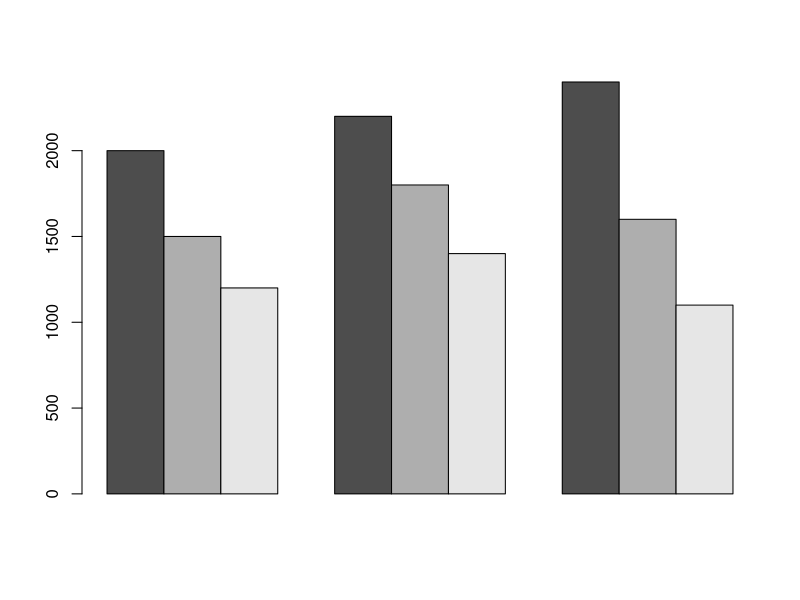
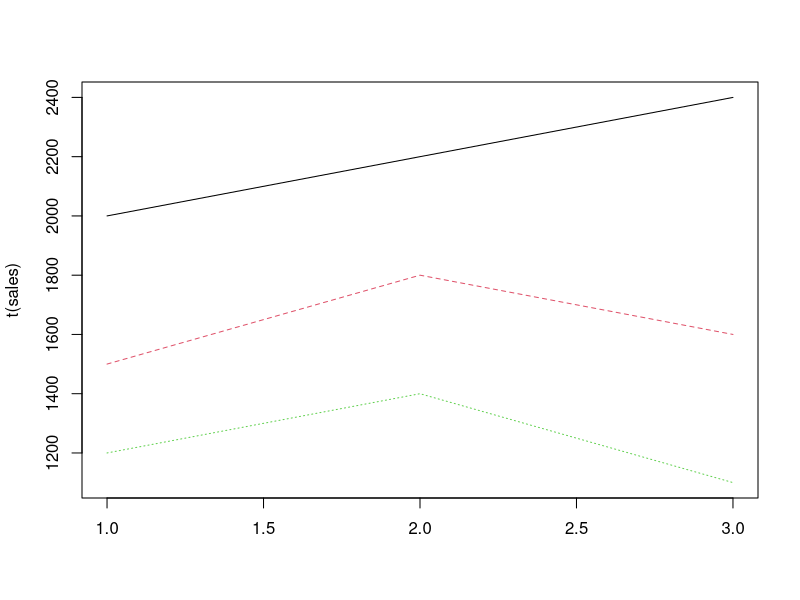
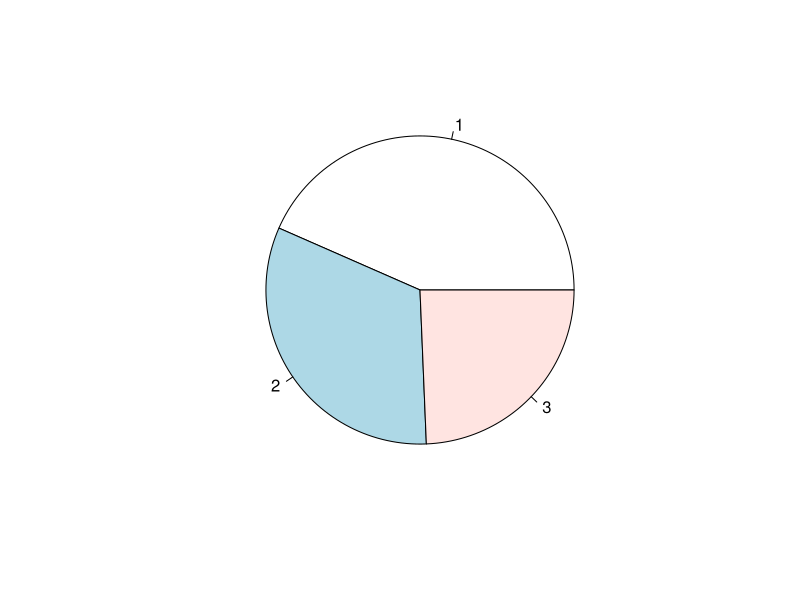

These figures' R source, in order:
sales<-matrix(c(2000,2200,2400,
                1500,1800,1600,
                1200,1400,1100),nrow=3,byrow=TRUE)
barplot(sales,beside=TRUE)

matplot(t(sales),type="l")

pie(rowSums(sales))

sales
